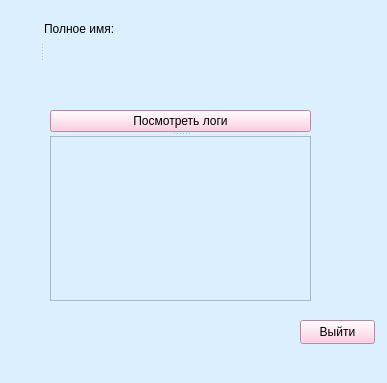
<?xml version="1.0" encoding="UTF-8"?>
<ui version="4.0">
 <class>MainWindow</class>
 <widget class="QMainWindow" name="MainWindow">
  <property name="geometry">
   <rect>
    <x>0</x>
    <y>0</y>
    <width>387</width>
    <height>383</height>
   </rect>
  </property>
  <property name="windowTitle">
   <string>MainWindow</string>
  </property>
  <property name="styleSheet">
   <string notr="true">background-color: rgb(219, 239, 255);</string>
  </property>
  <widget class="QWidget" name="centralwidget">
   <widget class="QPushButton" name="pushButton">
    <property name="geometry">
     <rect>
      <x>300</x>
      <y>320</y>
      <width>75</width>
      <height>24</height>
     </rect>
    </property>
    <property name="styleSheet">
     <string notr="true">background-color: rgb(255, 193, 220)</string>
    </property>
    <property name="text">
     <string>Выйти</string>
    </property>
   </widget>
   <widget class="QSplitter" name="splitter">
    <property name="geometry">
     <rect>
      <x>10</x>
      <y>10</y>
      <width>341</width>
      <height>81</height>
     </rect>
    </property>
    <property name="orientation">
     <enum>Qt::Horizontal</enum>
    </property>
    <widget class="QLabel" name="label_photo">
     <property name="text">
      <string/>
     </property>
    </widget>
    <widget class="QWidget" name="layoutWidget">
     <layout class="QVBoxLayout" name="verticalLayout">
      <item>
       <widget class="QLabel" name="label">
        <property name="text">
         <string>Полное имя:</string>
        </property>
       </widget>
      </item>
      <item>
       <widget class="QLabel" name="label_name">
        <property name="text">
         <string/>
        </property>
       </widget>
      </item>
     </layout>
    </widget>
   </widget>
   <widget class="QSplitter" name="splitter_3">
    <property name="geometry">
     <rect>
      <x>50</x>
      <y>110</y>
      <width>261</width>
      <height>191</height>
     </rect>
    </property>
    <property name="orientation">
     <enum>Qt::Vertical</enum>
    </property>
    <widget class="QSplitter" name="splitter_2">
     <property name="orientation">
      <enum>Qt::Vertical</enum>
     </property>
     <widget class="QPushButton" name="pushButton_logi">
      <property name="styleSheet">
       <string notr="true">background-color: rgb(255, 193, 220)</string>
      </property>
      <property name="text">
       <string>Посмотреть логи</string>
      </property>
     </widget>
    </widget>
    <widget class="QTableWidget" name="tableWidget"/>
   </widget>
  </widget>
  <widget class="QMenuBar" name="menubar">
   <property name="geometry">
    <rect>
     <x>0</x>
     <y>0</y>
     <width>387</width>
     <height>22</height>
    </rect>
   </property>
  </widget>
  <widget class="QStatusBar" name="statusbar"/>
 </widget>
 <resources/>
 <connections/>
</ui>
